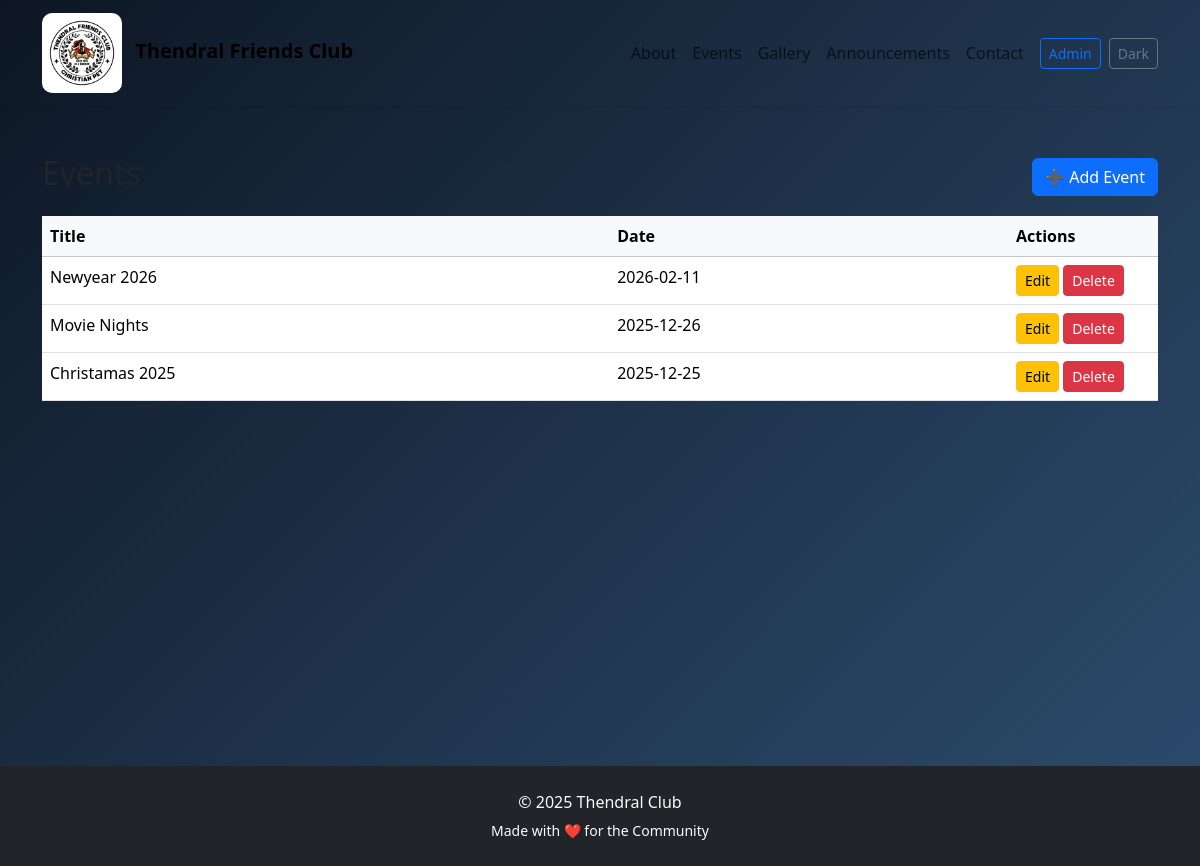
Screenshot of /admin/events (signed in) with the database file from the repository.
### models.py (models this page shows, shortened)
class Event(db.Model):
    id = db.Column(db.Integer, primary_key=True)
    title = db.Column(db.String(200), nullable=False)
    description = db.Column(db.Text, nullable=True)
    date = db.Column(db.Date, nullable=False)
    time = db.Column(db.String(50), nullable=True)
    poster = db.Column(db.String(255), nullable=True)
    created_at = db.Column(db.DateTime, default=datetime.utcnow)

### app.py (the view)
@app.route('/admin/events')
@admin_required
def admin_events():
    events = Event.query.order_by(Event.date.desc()).all()
    return render_template('admin/events.html', events=events)

### app.py (called while the page is built)
def admin_required(f):
    from functools import wraps
    @wraps(f)
    def decorated_function(*args, **kwargs):
        if not session.get('admin_logged_in'):
            flash('Admin login required', 'warning')
            return redirect(url_for('admin_login'))
        return f(*args, **kwargs)
    return decorated_function

### templates/admin/events.html (shortened to what this page needs)
{% extends "base.html" %}
{% block content %}
<section class="py-5">
  <div class="container">
    <div class="d-flex justify-content-between align-items-center mb-3">
      <h2 class="admin-page-title">Events</h2>
      <a href="{{ url_for('admin_add_event') }}" class="btn btn-primary">➕ Add Event</a>
    </div>
    <div class="admin-form-box p-0">
      <table class="table mb-0">
        <thead class="table-light">
          <tr>
            <th>Title</th>
            <th>Date</th>
            <th style="width:150px;">Actions</th>
          </tr>
        </thead>
        <tbody>
          {% for e in events %}
          <tr>
            <td>{{ e.title }}</td>
            <td>{{ e.date.strftime('%Y-%m-%d') }}</td>
            <td>
              <a href="{{ url_for('admin_edit_event', event_id=e.id) }}" class="btn btn-sm btn-warning">Edit</a>
              <form method="post" action="{{ url_for('admin_delete_event', event_id=e.id) }}" style="display:inline;">
                <button class="btn btn-sm btn-danger" onclick="return confirm('Delete event?')">Delete</button>
              </form>
            </td>
          </tr>
          {% else %}
          <tr><td colspan="3" class="text-center py-3">No events</td></tr>
          {% endfor %}
        </tbody>
      </table>
    </div>
  </div>
</section>
{% endblock %}

### static/ccs/style.css (style rules this page uses)
body { background: linear-gradient(135deg, #0d1724, #1e324a, #2c4d6f); }
.fade-in { animation: fadeIn 0.8s ease-in-out; }
html, body { height: 100%; }
section { animation: fadeUp 0.7s ease; }

### rows the page displays
Event: title "Newyear 2026", date "2026-02-11"
Event: title "Movie Nights", date "2025-12-26"
Event: title "Christamas 2025", date "2025-12-25"
